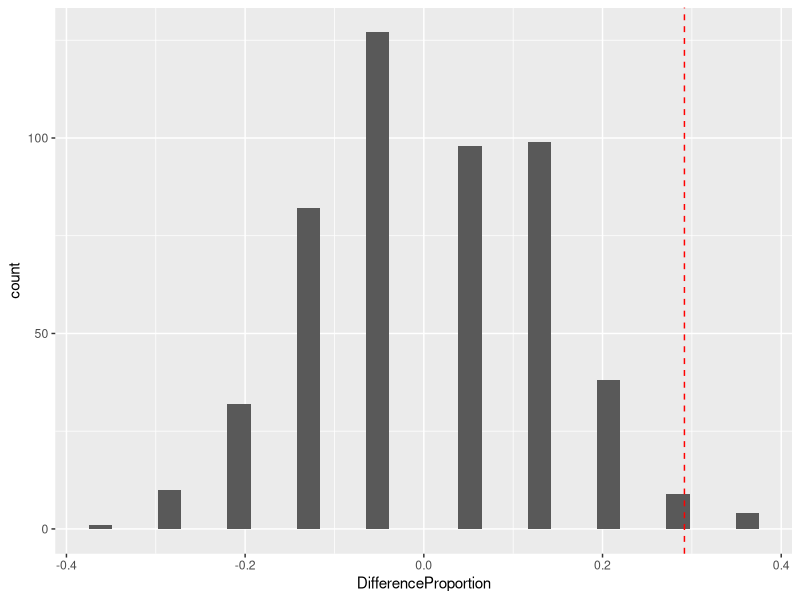

This chart was generated by the following R code:
# ---- 0. Setup and load libraries, if any ----

library(ggplot2)  # load the graphing library

if(!require("rstudioapi")) install.packages("rstudioapi")
setwd(dirname(getSourceEditorContext()$path))  # set working directory


# ---- 1. Generate data ----

# Our dataset consists of 24 male and 24 female employees (48 total)
# Of these, 21 male employees were promoted (and 3 not promoted), while
# 14 female employees were promoted (and 10 not promoted):
#
#           Yes (promoted)    No (not promoted)   Total
# Male         21                   3              24
# Female       14                  10              24  
#

# We take 21+14 "yes" and 3+10 "no" as the total
data <- c(rep("yes", 35), rep("no", 13))
head(data)


# ---- 2. Setting the null and alternative hypotheses ----

# What are the null and alternative hypotheses in this study?
#
# Based on the data, 21/24=87.5% of male employees were promoted,
# while 14/24=58.33% of female employees were promoted, leading to a difference
# in proportions of 29.167%. 
obs_diff = 21/24-14/24


# H0: The employees' gender and their promotion outcomes are independent.
# That is, they have no relationship and the observed difference between the 
# proportion of employees who were promoted in each group, 29.167%, is due to 
# chance.
#
# Ha: The employees' gender and their promotion outcomes are dependent. That is,
# the observed promotion outcomes are not due to chance and gender had an effect.


# ---- 3. Sampling once from the study population ----

# Randomly sample the male and female employees, independent of outcome
# (i.e. under the null hypothesis):
index <- sample(1:length(data), 24) 
Male <- data[index]
Female <- data[-index]

# Create a contingency table

group <- c(rep("Male", length(Male)), rep("Female", length(Female)))
outcome <- c(Male, Female)
df <- data.frame(Group = group, Outcome = outcome)
df_table <- table(df)
df_table

# Get the sample proportions and difference

ratio1 = df_table[3] / 24
ratio2 = df_table[4] / 24
ratio2-ratio1


# ---- 4. Repeat the sampling many times in a simulation ----

# First, create a function for sampling (like we did above):

simulation <- function() {
  index <- sample(1:48, 24)
  Male <- data[index]
  Female <- data[-index]
  
  group <- c(rep("Male", length(Male)), rep("Female", length(Female)))
  outcome <- c(Male, Female)
  
  df <- data.frame(Group = group, Outcome = outcome)
  df_table <- table(df)

  ratio1 = df_table[3] / 24
  ratio2 = df_table[4] / 24
  result <- ratio2-ratio1
  
  return(result)
}

# Now repeat many times:

Nsim <- 500
simulated_rates <- rep(0, Nsim)

for(i in 1:Nsim) {
  simulated_rates[i] <- simulation()
}

# Plot the results:

simulation_df <- data.frame(DifferenceProportion=simulated_rates)
ggplot(data=simulation_df, aes(x=DifferenceProportion)) +
  geom_histogram() +
  geom_vline(xintercept = obs_diff, color = "red", linetype = "dashed")

# How often did we get a more extreme gender difference in the chance model than the actual data?
print(sum(simulated_rates >= obs_diff)/Nsim)
